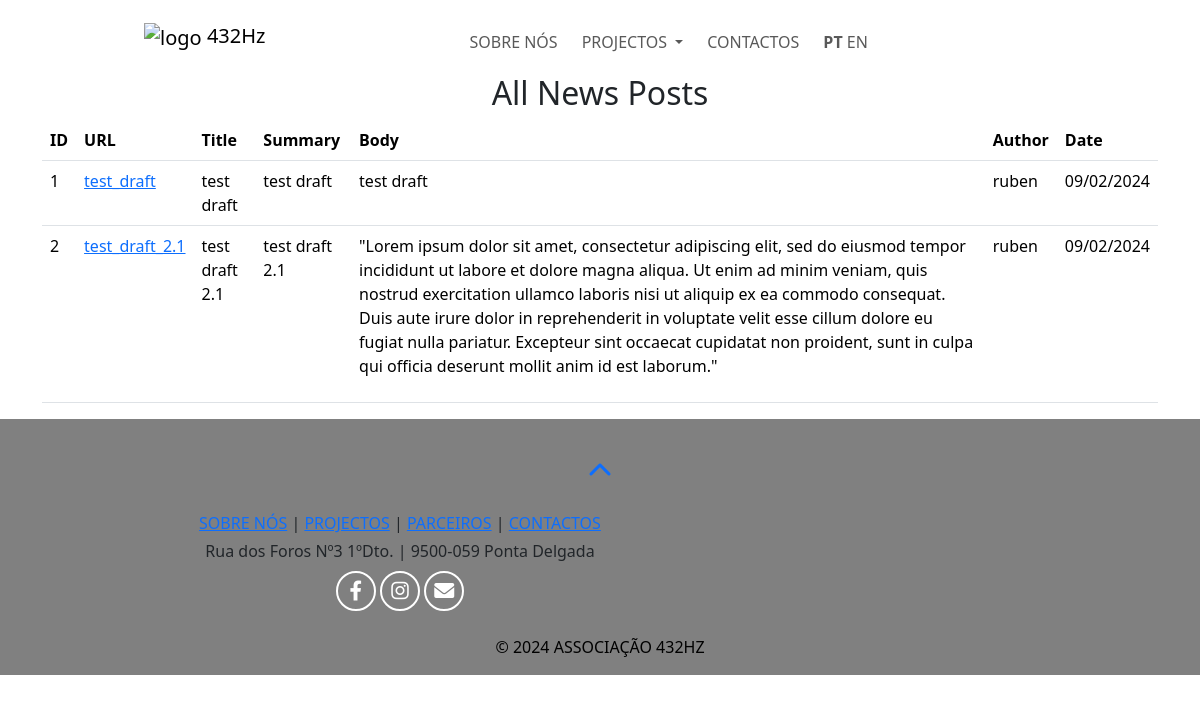
Page /news on the committed database.
### web432/models.py (models this page shows)
class News(db.Model):
    id = db.Column(db.Integer, primary_key=True)
    news_url = db.Column(db.String(255), unique=True, nullable=False)
    status = db.Column(db.String(20), default='draft')
    title_en = db.Column(db.String(255), unique=True, nullable=False)
    title_pt = db.Column(db.String(255), unique=True, nullable=False)
    summary_en = db.Column(db.Text, nullable=False)
    summary_pt = db.Column(db.Text, nullable=False)
    body_en = db.Column(db.Text, nullable=False)
    body_pt = db.Column(db.Text, nullable=False)
    author = db.Column(db.String(80), nullable=False)
    cover = db.Column(db.String(200), nullable=True)
    photos = db.Column(db.String(2000), nullable=True)
    photographers = db.Column(db.String(255), nullable=True)
    category = db.Column(db.String(50), nullable=False)
    date = db.Column(db.DateTime, nullable=False)
    date_created = db.Column(db.DateTime, default=datetime.utcnow, nullable=False)

### web432/views.py (the view)
    @app.route("/news")
    def news():
        all_news = News.query.all()
        return render_template('news_all.html', news_posts=all_news)

### web432/__init__.py (called while the page is built)
def get_locale():
    return session.get('lang', 'pt')

### web432/templates/news_all.html (shortened to what this page needs)
{% extends "layout.html" %}
{% block pagecss %}
  <link rel="stylesheet" href="/static/stylesheets/dashboard.css">
{% endblock %}
{% block main %}
<div class="container">
	<h2 class="text-center">All News Posts</h2>
	<table class="table">
		<thead>
			<tr>
				<th>ID</th>
				<th>URL</th>
				<th>Title</th>
				<th>Summary</th>
				<th>Body</th>
				<th>Author</th>
				<th>Date</th>
			</tr>
		</thead>
		<tbody>
			{% for post in news_posts %}
				<tr>
					<td>{{ post.id }}</td>
					<td><a href="{{ url_for('news_url', news_url=post.news_url) }}">{{ post.news_url }}</a></td>
					<td>{{ post.title_en }}</td>
					<td>{{ post.summary_en | safe }}</td>
					<td>{{ post.body_en | safe }}</td>
					<td>{{ post.author }}</td>
					<td>{{ post.date.strftime('%d/%m/%Y') }}</td>
				</tr>
			{% endfor %}
		</tbody>
	</table>
</div>
{% endblock %}

### web432/static/stylesheets/global.css (style rules this page uses)
* { padding: 0; margin: 0; box-sizing: border-box; }

### rows in the picture
News: id "1", news_url "test_draft", title_en "test draft", summary_en "test draft", body_en "test draft", author "ruben", date "09/02/2024"
News: id "2", news_url "test_draft_2.1", title_en "test draft 2.1", summary_en "test draft 2.1", body_en "\"Lorem ipsum dolor sit amet, consectetur adipiscing elit, sed do eiusmod tempor incididunt ut labore et dolore magna aliqua. Ut enim ad minim veniam, quis nostrud exercitation ullamco laboris nisi ut aliquip ex ea commodo consequat. Duis aute irure dolor in reprehenderit in voluptate velit esse cillum dolore eu fugiat nulla pariatur. Excepteur sint occaecat cupidatat non proident, sunt in culpa qui officia deserunt mollit anim id est laborum.\"", author "ruben", date "09/02/2024"
